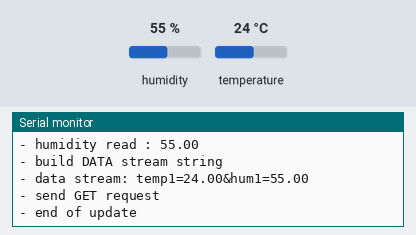
The sketch below on a simulated ESP8266 (NodeMCU). On the bench: the last lines printed to the serial monitor. The test bench sets the inputs (shaded band); at power-on: humidity 55 %, temperature 24 °C. WiFi joins after 1.5 s; servers stay silent unless stated; uploads are accepted with an empty reply.

Above: at 3.6 s.
3.7 s: humidity set to 22 %
11.6 s: temperature set to 12 °C
At 13.02 s:
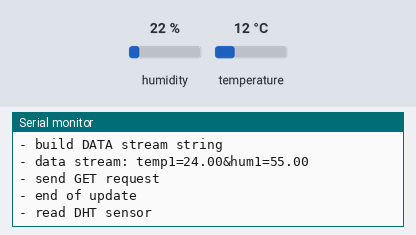
19.5 s: humidity set to 40 %
At 23.66 s:
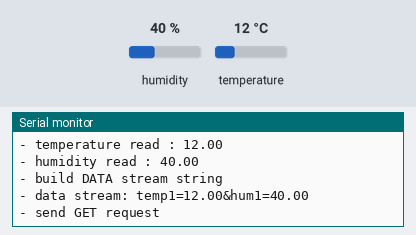
Timing chart, 0 to 25.2 s (numbered marks = the images above; inputs shaded):
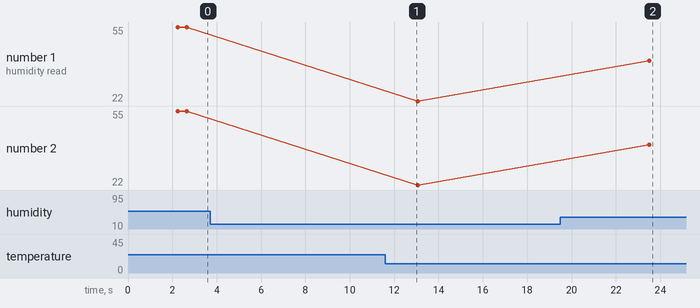

The sketch:

Client.ino
```cpp
/*
Client code to get temperature and humidity
*/
#include <DHT.h>
#include <ESP8266WiFi.h>
#include <ESP8266HTTPClient.h>
#define DHTPIN 2

// AP Wi-Fi credentials
const char* ssid = "ESP_Sensor_NTW";
const char* password = "espsensorntw";

// Local ESP web-server address
String serverHost = "http://192.168.4.1/feed";
String data;

int counter = 0;

float h;
float t;

// Static network configuration
IPAddress ip(192, 168, 4, 4);
IPAddress gateway(192, 168, 4, 1);
IPAddress subnet(255, 255, 255, 0);

DHT dht(DHTPIN, DHT11);
WiFiClient client;

void setup() {
  ESP.eraseConfig();
  WiFi.persistent(false);
  Serial.begin(115200);
  Serial.println();
  Serial.println("**************************");
  Serial.println("**************************");
  Serial.println("******** BEGIN ***********");
  Serial.println("- start DHT sensor");
  dht.begin();
  delay(500);
  Serial.println("- set ESP STA mode");
  WiFi.mode(WIFI_STA);
  Serial.println("- connecting to wifi");
  WiFi.config(ip, gateway, subnet);
  WiFi.begin(ssid, password);
  Serial.println("");
  while (WiFi.status() != WL_CONNECTED) {
    if(counter > 20){
       Serial.println("- can't connect, going to sleep");
       delay(500);
    }
    Serial.print(".");
    counter++;
  }

  Serial.println("- wifi connected");
  Serial.println("- read DHT sensor");
  readDHTSensor();
  Serial.println("- build DATA stream string");
  buildDataStream();
  Serial.println("- send GET request");
  sendHttpRequest();
  Serial.println();
  Serial.println("- end of update");
  Serial.println("**************************");
  Serial.println("**************************");
}

void sendHttpRequest() {
  HTTPClient http;
  http.begin(serverHost);
  http.addHeader("Content-Type", "application/x-www-form-urlencoded");
  http.POST(data);
  http.writeToStream(&Serial);
  http.end();
}

void readDHTSensor() {
  delay(200);
  h = dht.readHumidity();
  t = dht.readTemperature();
  if (isnan(h) || isnan(t)) {
    t = 0.00;
    h = 0.00;
  }
  Serial.println("- temperature read : "+String(t));
  Serial.println("- humidity read : "+String(h));
}

void buildDataStream() {
  data = "temp1=";
  data += String(t);
  data += "&hum1=";
  data += String(h);
  Serial.println("- data stream: "+data);
}


void loop() {
  Serial.println("- read DHT sensor");
  readDHTSensor();
  Serial.println("- build DATA stream string");
  buildDataStream();
  Serial.println("- send GET request");
  sendHttpRequest();
  Serial.println();
  Serial.println("- end of update");
  delay(10000);
  }
```

Measured:
- after the input at 19.5 s, the serial monitor: prints a new line after 4.0 s (image 2)
- plotted number 1: 22 → 40 after the input at 19.5 s
- plotted number 2: 22 → 40 after the input at 19.5 s
